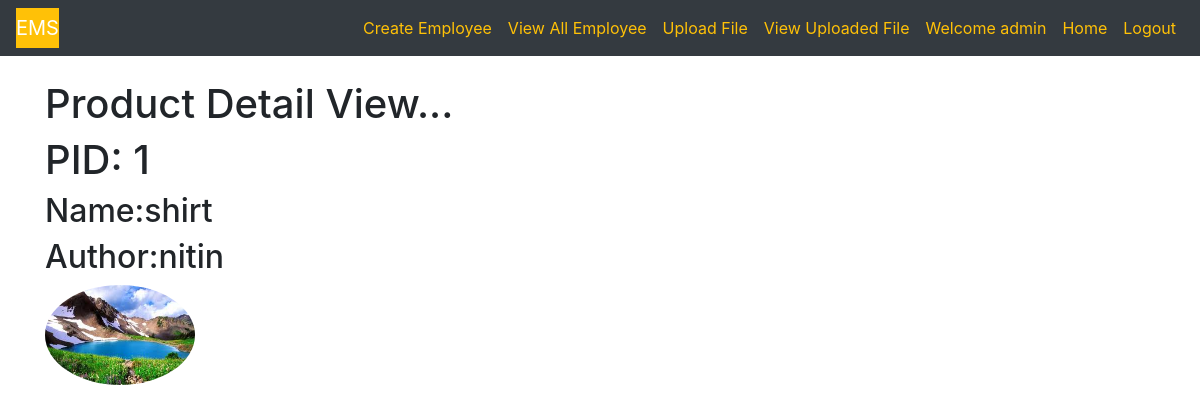
The app's page /detailProduct/1 (signed in) with its own data.
### DBApp/models.py (models this page shows)
class Upload(models.Model):
    name=models.CharField(max_length=50)
    pic=models.FileField(upload_to='images/')
    author=models.CharField(max_length=50)
    upload_date=models.DateTimeField(auto_now_add=True)

### DBApp/views.py (the view)
# urls.py: path('detailProduct/<pid>', views.DetailView),
@login_required
def DetailView(request,pid):
    images=Upload.objects.get(id=pid)
    return render(request,'DBApp/detailview.html',{'images':images})

### templates/DBApp/detailview.html
{% extends  'DBApp/base.html' %}
  {% block parentblock %}
<h1>Product Detail View...</h1>
{% if images %}
   <h1>PID: {{images.id}}</h1>
   <h2>Name:{{images.name}}</h2>
    <h2>Author:{{images.author}}</h2>
   <img src="{{images.pic.url}}" height="100" width="150" class="rounded-circle">
{%endif%}
   {%endblock%}

### templates/DBApp/base.html (shortened to what this page needs)
<!DOCTYPE html>
<html lang="en" dir="ltr">
  <head>
    <link rel="stylesheet" href="https://maxcdn.bootstrapcdn.com/bootstrap/4.4.1/css/bootstrap.min.css">
<link rel="stylesheet" href="https://use.fontawesome.com/releases/v5.7.0/css/all.css">
  </head>
  <body>
    <nav class="navbar  fixed-top navbar-expand-md bg-dark navbar-dark">
      <a class="navbar-brand bg-warning" href="#">EMS</a>
      <div class="collapse navbar-collapse  text-center" id="collapsibleNavbar">
        <ul class="navbar-nav ml-auto">
          <li class="nav-item">
            <a class="nav-link text-warning" href="/addemp">Create Employee</a>
          </li>
          <li class="nav-item">
            <a class="nav-link text-warning" href="/viewemp">View All Employee</a>
          </li>
          <li class="nav-item">
            <a class="nav-link text-warning" href="/upload">Upload File</a>
          </li>
          <li class="nav-item">
            <a class="nav-link text-warning" href="/viewfiles">View Uploaded File</a>
          </li>
{% if request.user.is_authenticated is True %}
<li class="nav-item">
  <a class="nav-link text-warning" href="#">Welcome {{request.user}}</a>
</li>
          <li class="nav-item">
            <a class="nav-link text-warning" href="/">Home</a>
          </li>
          <li class="nav-item">
            <a class="nav-link text-warning" href="/accounts/logout">Logout</a>
          </li>
{%endif%}
        </ul>
      </div>
    </nav>
<div class="container">
    {% block parentblock %}{% endblock %}
</div>
  </body>
</html>

### templates/DBApp/base.html (style rules this page uses)
.container { margin-top:80px; }

### records on screen
Upload: id "1", name "shirt", author "nitin", pic (picture)

### other values on screen
{{ request.user }} "admin"
